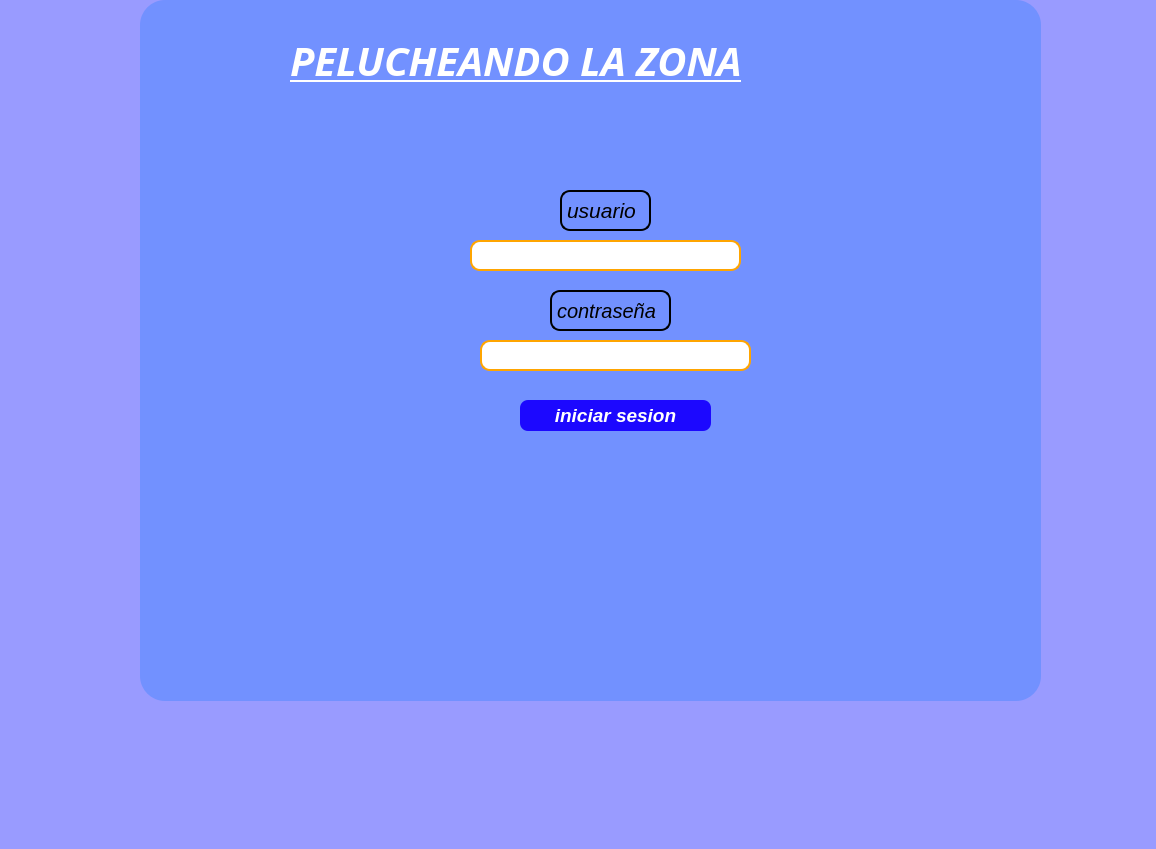
<?xml version="1.0" encoding="UTF-8"?>
<ui version="4.0">
 <class>MainWindow</class>
 <widget class="QMainWindow" name="MainWindow">
  <property name="geometry">
   <rect>
    <x>0</x>
    <y>0</y>
    <width>1156</width>
    <height>849</height>
   </rect>
  </property>
  <property name="windowTitle">
   <string>MainWindow</string>
  </property>
  <property name="styleSheet">
   <string notr="true">background-color: rgb(153, 155, 255);
</string>
  </property>
  <widget class="QWidget" name="centralwidget">
   <widget class="QGroupBox" name="groupBox">
    <property name="geometry">
     <rect>
      <x>140</x>
      <y>0</y>
      <width>901</width>
      <height>701</height>
     </rect>
    </property>
    <property name="font">
     <font>
      <pointsize>12</pointsize>
      <weight>75</weight>
      <bold>true</bold>
     </font>
    </property>
    <property name="styleSheet">
     <string notr="true">background-color: rgb(114, 145, 255);
border-radius: 25px</string>
    </property>
    <property name="title">
     <string/>
    </property>
    <widget class="QLabel" name="label_2">
     <property name="geometry">
      <rect>
       <x>420</x>
       <y>190</y>
       <width>91</width>
       <height>41</height>
      </rect>
     </property>
     <property name="font">
      <font>
       <pointsize>16</pointsize>
       <weight>50</weight>
       <italic>true</italic>
       <bold>false</bold>
      </font>
     </property>
     <property name="styleSheet">
      <string notr="true">border-image: url(:/cct1/png-transparent-computer-icons-user-profile-social-web-others-blue-social-media-desktop-wallpaper-thumbnail.png);
border: 2px solid GREE;
    border-radius: 10px;</string>
     </property>
     <property name="text">
      <string>usuario</string>
     </property>
    </widget>
    <widget class="QLineEdit" name="dni">
     <property name="geometry">
      <rect>
       <x>330</x>
       <y>240</y>
       <width>271</width>
       <height>31</height>
      </rect>
     </property>
     <property name="font">
      <font>
       <pointsize>12</pointsize>
       <weight>75</weight>
       <bold>true</bold>
      </font>
     </property>
     <property name="styleSheet">
      <string notr="true">border: 2px solid ORANGE;
background-color: rgb(255, 255, 255);
color: rgb(0, 0, 0);
    border-radius: 10px;</string>
     </property>
     <property name="text">
      <string/>
     </property>
    </widget>
    <widget class="QPushButton" name="iniciarsesion">
     <property name="geometry">
      <rect>
       <x>380</x>
       <y>400</y>
       <width>191</width>
       <height>31</height>
      </rect>
     </property>
     <property name="font">
      <font>
       <pointsize>14</pointsize>
       <weight>75</weight>
       <italic>true</italic>
       <bold>true</bold>
      </font>
     </property>
     <property name="styleSheet">
      <string notr="true">background-color: rgb(28, 8, 255);
color: rgb(255, 255, 255);
border-radius: 8px</string>
     </property>
     <property name="text">
      <string>iniciar sesion</string>
     </property>
    </widget>
    <widget class="QLabel" name="label_3">
     <property name="geometry">
      <rect>
       <x>150</x>
       <y>20</y>
       <width>581</width>
       <height>81</height>
      </rect>
     </property>
     <property name="sizePolicy">
      <sizepolicy hsizetype="Maximum" vsizetype="Maximum">
       <horstretch>0</horstretch>
       <verstretch>0</verstretch>
      </sizepolicy>
     </property>
     <property name="font">
      <font>
       <family>Lucida Fax</family>
       <pointsize>30</pointsize>
       <weight>75</weight>
       <italic>true</italic>
       <bold>true</bold>
       <underline>true</underline>
       <strikeout>false</strikeout>
      </font>
     </property>
     <property name="styleSheet">
      <string notr="true">color: rgb(255, 255, 255);
</string>
     </property>
     <property name="text">
      <string>PELUCHEANDO LA ZONA</string>
     </property>
    </widget>
    <widget class="QLabel" name="respuesta_login">
     <property name="geometry">
      <rect>
       <x>170</x>
       <y>620</y>
       <width>621</width>
       <height>71</height>
      </rect>
     </property>
     <property name="font">
      <font>
       <pointsize>10</pointsize>
       <weight>75</weight>
       <bold>true</bold>
      </font>
     </property>
     <property name="styleSheet">
      <string notr="true">color: rgb(0, 0, 0);</string>
     </property>
     <property name="text">
      <string/>
     </property>
    </widget>
    <widget class="QLabel" name="label">
     <property name="geometry">
      <rect>
       <x>410</x>
       <y>290</y>
       <width>121</width>
       <height>41</height>
      </rect>
     </property>
     <property name="font">
      <font>
       <pointsize>15</pointsize>
       <weight>50</weight>
       <italic>true</italic>
       <bold>false</bold>
      </font>
     </property>
     <property name="styleSheet">
      <string notr="true">border-image: url(:/cct2/sticker-png-security-key-lock-and-key-user-password-bookmark-logo.png);
border: 2px solid GREE;
    border-radius: 10px;</string>
     </property>
     <property name="text">
      <string>contraseña</string>
     </property>
    </widget>
    <widget class="QLineEdit" name="id_empleado">
     <property name="geometry">
      <rect>
       <x>340</x>
       <y>340</y>
       <width>271</width>
       <height>31</height>
      </rect>
     </property>
     <property name="font">
      <font>
       <pointsize>12</pointsize>
       <weight>75</weight>
       <bold>true</bold>
      </font>
     </property>
     <property name="styleSheet">
      <string notr="true">border: 2px solid ORANGE;
background-color: rgb(255, 255, 255);
color: rgb(0, 0, 0);
    border-radius: 10px;</string>
     </property>
    </widget>
   </widget>
  </widget>
 </widget>
 <resources>
  <include location="peluchando.qrc"/>
 </resources>
 <connections/>
</ui>
